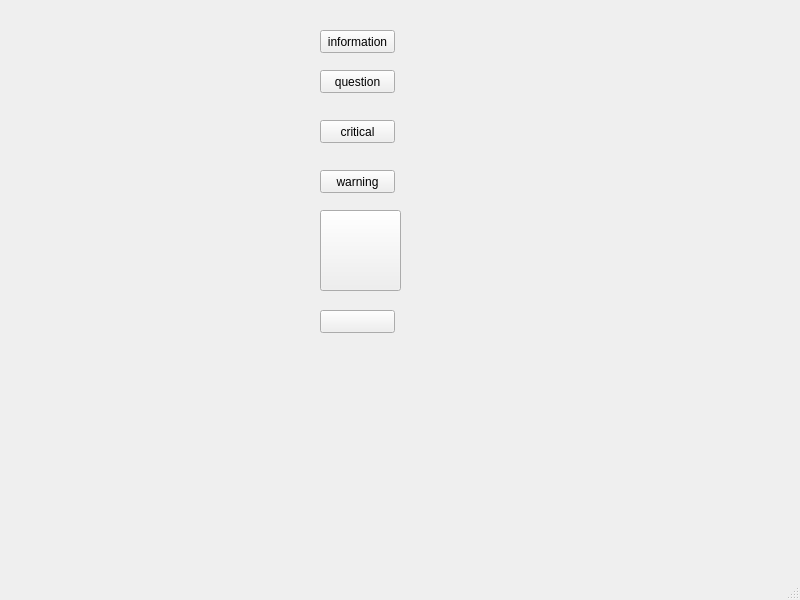
<?xml version="1.0" encoding="UTF-8"?>
<ui version="4.0">
 <class>MainWindow</class>
 <widget class="QMainWindow" name="MainWindow">
  <property name="geometry">
   <rect>
    <x>0</x>
    <y>0</y>
    <width>800</width>
    <height>600</height>
   </rect>
  </property>
  <property name="windowTitle">
   <string>MainWindow</string>
  </property>
  <widget class="QWidget" name="centralwidget">
   <widget class="QPushButton" name="pushButton">
    <property name="geometry">
     <rect>
      <x>320</x>
      <y>30</y>
      <width>75</width>
      <height>23</height>
     </rect>
    </property>
    <property name="text">
     <string>information</string>
    </property>
   </widget>
   <widget class="QPushButton" name="pushButton_2">
    <property name="geometry">
     <rect>
      <x>320</x>
      <y>70</y>
      <width>75</width>
      <height>23</height>
     </rect>
    </property>
    <property name="text">
     <string>question</string>
    </property>
   </widget>
   <widget class="QPushButton" name="pushButton_3">
    <property name="geometry">
     <rect>
      <x>320</x>
      <y>120</y>
      <width>75</width>
      <height>23</height>
     </rect>
    </property>
    <property name="text">
     <string>critical</string>
    </property>
   </widget>
   <widget class="QPushButton" name="pushButton_4">
    <property name="geometry">
     <rect>
      <x>320</x>
      <y>170</y>
      <width>75</width>
      <height>23</height>
     </rect>
    </property>
    <property name="text">
     <string>warning</string>
    </property>
   </widget>
   <widget class="QPushButton" name="pushButton_5">
    <property name="geometry">
     <rect>
      <x>320</x>
      <y>210</y>
      <width>81</width>
      <height>81</height>
     </rect>
    </property>
    <property name="text">
     <string/>
    </property>
   </widget>
   <widget class="QPushButton" name="pushButton_6">
    <property name="geometry">
     <rect>
      <x>320</x>
      <y>310</y>
      <width>75</width>
      <height>23</height>
     </rect>
    </property>
    <property name="text">
     <string/>
    </property>
   </widget>
  </widget>
  <widget class="QMenuBar" name="menubar">
   <property name="geometry">
    <rect>
     <x>0</x>
     <y>0</y>
     <width>800</width>
     <height>21</height>
    </rect>
   </property>
  </widget>
  <widget class="QStatusBar" name="statusbar"/>
 </widget>
 <resources/>
 <connections/>
</ui>
